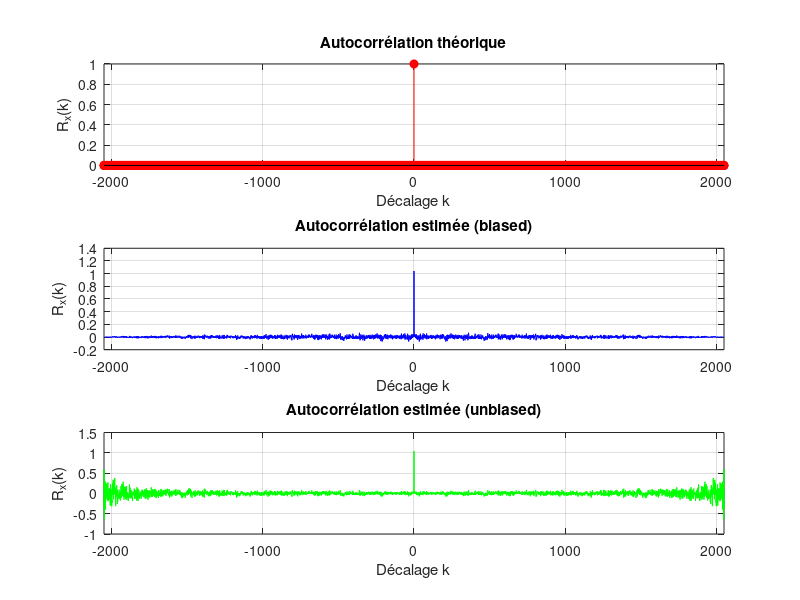

Recreate this plot in MATLAB. (Note: this script raises an error after producing the figure.)
%% Préliminaire 1 : Analyse d'un bruit blanc gaussien
clear; close all; clc;

N = 2048;          % longueur du signal
sigma = 1;         % écart-type
mu = 0;            % moyenne

%Génération d'un bruit blanc gaussien 
x = sigma * randn(1, N) + mu;

% Autocorrélation théorique
R_theo = sigma^2 * [zeros(1, N-1), 1, zeros(1, N-1)]; % même longueur que xcorr

% Autocorrélation estimée
[R_est_biased, lags] = xcorr(x, "biased");
[R_est_unbiased, ~]  = xcorr(x, "unbiased");

% Affichage
figure;
    
subplot(3,1,1); % Théorique
stem(lags, R_theo, 'r', 'filled');
xlabel('Décalage k');
xlim([min(lags) max(lags)]);
ylabel('R_x(k)');
title('Autocorrélation théorique');
grid on;

subplot(3,1,2); % Estimée biased
plot(lags, R_est_biased, 'b');
xlabel('Décalage k');
xlim([min(lags) max(lags)]);
ylabel('R_x(k)');
title('Autocorrélation estimée (biased)');
grid on;

subplot(3,1,3); % Estimée unbiased
plot(lags, R_est_unbiased, 'g');
xlabel('Décalage k');
xlim([min(lags) max(lags)]);
ylabel('R_x(k)');
title('Autocorrélation estimée (unbiased)');
grid on;

sgtitle('Comparaison des autocorrélations (Théorique / Biased / Unbiased)');

%% Densité spectrale de puissance (DSP) estimée
Fe = 1; Nfft = 1024;
[Pp, f]  = Mon_Periodogramme(x, Nfft, Fe);
[Pd, ~]  = Mon_Daniell(x, Nfft, Fe, 9); %9= taille de lissage
[Pb, ~]  = Mon_Bartlett(x, Nfft, Fe);
[Pw, ~]  = Mon_Welch(x, Nfft, Fe, 0.5);
[Pc, ~]  = Mon_Correlogramme(x, Nfft, Fe);


% DSP théorique (constante = sigma^2)
P_theo = sigma^2 * ones(size(f));
% Conversion en dB
Pp_dB = 10*log10(Pp);
Pb_dB = 10*log10(Pb);
Pw_dB = 10*log10(Pw);
Pd_dB = 10*log10(Pd);
Pc_dB = 10*log10(Pc);
Pth_dB = 10*log10(P_theo);

% Trouver les bornes globales 
ymin = min([Pp_dB Pb_dB Pw_dB Pd_dB Pc_dB]) - 2;
ymax = max([Pp_dB Pb_dB Pw_dB Pd_dB Pc_dB]) + 2;

figure;

subplot(5,1,1);
plot(f, Pp_dB, 'b', 'LineWidth', 1.2); hold on;
plot(f, Pth_dB, 'k--', 'LineWidth', 1);
xlabel('Fréquence (Hz)'); ylabel('Puissance (dB)');
title('Périodogramme simple');
grid on; ylim([ymin ymax]);

subplot(5,1,2);
plot(f, Pd_dB, 'c', 'LineWidth', 1.2); hold on;
plot(f, Pth_dB, 'k--', 'LineWidth', 1);
xlabel('Fréquence (Hz)'); ylabel('Puissance (dB)');
title('Méthode de Daniell (lissage)');
grid on; ylim([ymin ymax]);


subplot(5,1,3);
plot(f, Pb_dB, 'm', 'LineWidth', 1.2); hold on;
plot(f, Pth_dB, 'k--', 'LineWidth', 1);
xlabel('Fréquence (Hz)'); ylabel('Puissance (dB)');
title('Méthode de Bartlett');
grid on; ylim([ymin ymax]);

subplot(5,1,4);
plot(f, Pw_dB, 'g', 'LineWidth', 1.2); hold on;
plot(f, Pth_dB, 'k--', 'LineWidth', 1);
xlabel('Fréquence (Hz)'); ylabel('Puissance (dB)');
title('Méthode de Welch');
grid on; ylim([ymin ymax]);

subplot(5,1,5);
plot(f, Pc_dB, 'r', 'LineWidth', 1.2); hold on;
plot(f, Pth_dB, 'k--', 'LineWidth', 1);
xlabel('Fréquence (Hz)'); ylabel('Puissance (dB)');
title('Méthode du Corrélogramme');
grid on; ylim([ymin ymax]);

sgtitle('Comparaison des estimateurs de la DSP du bruit blanc');


%% platitude
nb_real = 100;                  % nombre de réalisations
flatness = zeros(1, nb_real);

for k = 1:nb_real
    x = randn(1, N);             % bruit blanc gaussien
    [P, ~] = Mon_Welch(x, Nfft, Fe,0.5);  
    flatness(k) = platitude_spectrale(P);
end

moyenne = mean(flatness);
ecart_type = std(flatness);

disp(['Platitude spectrale moyenne = ', num2str(moyenne)]);
disp(['Écart-type = ', num2str(ecart_type)]);